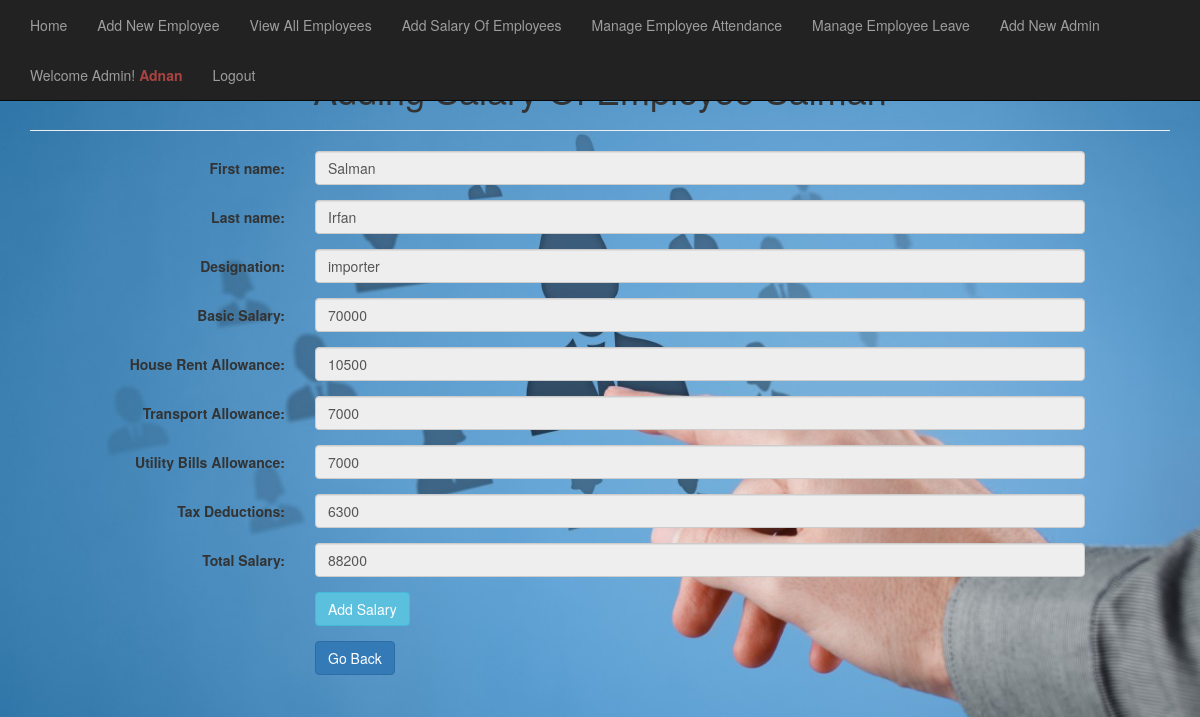
Screenshot of /admin/add_salary.php?id=13 (signed in) with the database file from the repository.
### tables this page shows
CREATE TABLE `employee` (
  `emp_id` int(11) NOT NULL,
  `emp_fname` varchar(50) NOT NULL,
  `emp_lname` varchar(50) NOT NULL,
  `emp_uname` varchar(100) NOT NULL,
  `emp_img` text NOT NULL,
  `emp_designation` varchar(100) NOT NULL,
  `emp_basic_salary` int(255) NOT NULL,
  `emp_contact_num` int(11) NOT NULL,
  `emp_address` text NOT NULL,
  `emp_dob` date NOT NULL,
  `emp_email` varchar(100) NOT NULL,
  `emp_password` text NOT NULL
);

### admin/add_salary.php (the view, shortened to what this page needs)
<?php include ("header.php");?>
<?php include ("navbar.php");?>
<?php
if(!isset($_SESSION['admin_username']))	{
	header("location: ../index.php");
}
else{
?>
  <body>
<?php
 @$employeeId=$_GET['id'];
$query = mysql_query("SELECT * FROM employee where emp_id='$employeeId' ");
while ($row=mysql_fetch_array($query)){
	$employeeFirstName = $row['emp_fname'];
	$employeeLastName = $row['emp_lname'];
	$employeeDesignation = $row['emp_designation'];
	$employeeBasicSalary = $row['emp_basic_salary'];
$house_rent = (0.15 * $employeeBasicSalary);
$transport = (0.10 * $employeeBasicSalary);
$utility = (0.10 * $employeeBasicSalary);
$tax = (0.09 * $employeeBasicSalary);
$total = ($employeeBasicSalary + $house_rent + $transport + $utility - $tax);
?>
<div class="container">
    <h1 class="text-center">Adding Salary Of Employee <?php echo $employeeFirstName; ?></h1>
  	<hr>
	<div class="row">
<form method="post" action="add_salary.php" class="form-horizontal" role="form" enctype="multipart/form-data">
		  <div class="form-group">
            <label class="col-lg-3 control-label">First name:</label>
            <div class="col-lg-8">
              <input class="form-control" id="employeeFirstName" name="employeeFirstName" type="text" value="<?php echo $employeeFirstName; ?>" readonly>
            </div>
          </div>
          <div class="form-group">
            <label class="col-lg-3 control-label">Last name:</label>
            <div class="col-lg-8">
              <input class="form-control" id="employeeLastName" name="employeeLastName" type="text" value="<?php echo $employeeLastName; ?>" readonly>
            </div>
          </div>
		  <div class="form-group">
            <label class="col-md-3 control-label">Designation:</label>
            <div class="col-md-8">
              <input class="form-control" id="employeeDesignation" name="employeeDesignation" type="text" value="<?php echo $employeeDesignation; ?>" readonly>
            </div>
          </div>
		  <div class="form-group">
            <label class="col-md-3 control-label">Basic Salary:</label>
            <div class="col-md-8">
              <input class="form-control" id="employeeBasicSalary" name="employeeBasicSalary" type="text" value="<?php echo $employeeBasicSalary; ?>" readonly>
            </div>
          </div>
		  <div class="form-group">
            <label class="col-md-3 control-label">House Rent Allowance:</label>
            <div class="col-md-8">
              <input class="form-control" id="houseRent" name="houseRent" type="text" value="<?php echo $house_rent; ?>" readonly>
            </div>
          </div>
		  <div class="form-group">
            <label class="col-md-3 control-label">Transport Allowance:</label>
            <div class="col-md-8">
              <input class="form-control" id="transport" name="transport" type="text" value="<?php echo $transport; ?>" readonly>
            </div>
          </div>
		  <div class="form-group">
            <label class="col-md-3 control-label">Utility Bills Allowance:</label>
            <div class="col-md-8">
              <input class="form-control" id="utility" name="utility" type="text" value="<?php echo $utility; ?>" readonly>
            </div>
          </div>
          <div class="form-group">
            <label class="col-md-3 control-label">Tax Deductions:</label>
            <div class="col-md-8">
              <input class="form-control" id="tax" name="tax" type="text" value="<?php echo $tax; ?>" readonly>
            </div>
          </div>
		  <div class="form-group">
            <label class="col-md-3 control-label">Total Salary:</label>
            <div class="col-md-8">
              <input class="form-control" id="total" name="total" type="text" value="<?php echo $total; ?>" readonly>
            </div>
          </div>
          <div class="form-group">
            <label class="col-md-3 control-label"></label>
            <div class="col-md-8">
              <button type="submit" id="submit" name="submit" class="btn btn-info">Add Salary</button>
            </div>
          </div>
		  <div class="form-group">
            <label class="col-md-3 control-label"></label>
            <div class="col-md-8">
              <a href="salary.php?view_emp=view_emp"><button type="button" id="submit" name="submit" class="btn btn-primary">Go Back</button></a>
            </div>
          </div>
<?php } ?>
        </form>
	</div>
  </div>
</body>
</html>
<?php
}
?>

### admin/header.php (style rules this page uses)
body { margin-top: 50px; margin-bottom: 50px; text-color: white; background: url('images/background2.jpg') no-repeat center center fixed; -webkit-background-size: cover; -moz-background-size: cover; -o-background-size: cover; background-size: cover; }

### rows the page displays
employee: employeeFirstName "Salman", employeeLastName "Irfan", employeeDesignation "importer", employeeBasicSalary "70000", houseRent "10500", transport "7000", utility "7000", tax "6300", total "88200"

### other values shown
$_SESSION['admin_username'] "Adnan"
